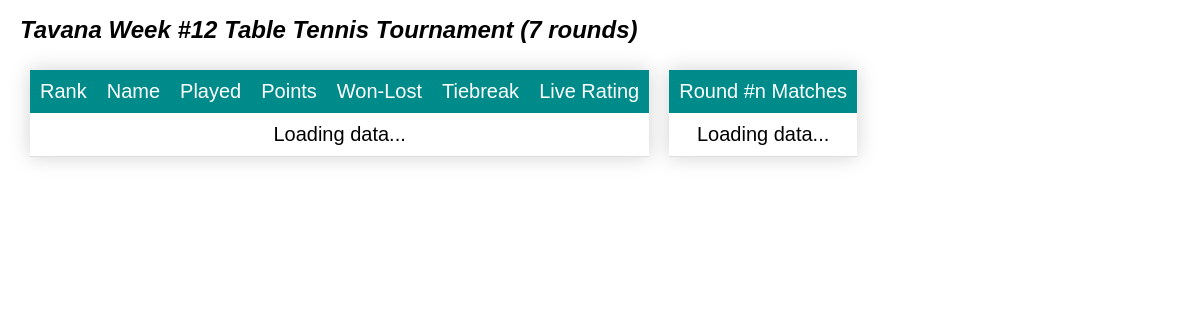
Screenshot of /112/ with the database file from the repository.
### app/models.py (models this page shows, shortened)
class Tournament(models.Model):
    name = models.CharField(max_length=100, null=False, unique=True)
    sport = models.ForeignKey(Sport(), on_delete=models.CASCADE, null=True)
    number_of_rounds = models.IntegerField(null=True)
    class Meta:
        ordering = ['sport', 'name', ]

class Sport(models.Model):
    name = models.CharField(max_length=20, unique=True, null=False)
    def __str__(self):
        return self.name

### app/views.py (the view)
# urls.py: path('<int:tournamentId>/', views.scoreboard, name='scoreboard'),
def scoreboard(request, tournamentId):
    print(tournamentId)
    theTour = models.Tournament.objects.get(id=tournamentId)
    context = {'tournament': theTour}
    return render(request, 'scoreboard.html', context=context)

### app/templates/scoreboard.html (shortened to what this page needs)
{% extends "template.html" %}
{% load static %}
{% block content %}
<h1> {{ tournament.name }} {{ tournament.sport }} Tournament ({{ tournament.number_of_rounds }} rounds) </h1>
<div style="display: flex; flex-wrap: wrap;">
    <div id="div1">
        <table id="tbTable" class="styled-table">
            <thead>
                <tr>
                    <td>Rank</td>
                    <td>Name</td>
                    <td>Played</td>
                    <td>Points</td>
                    <td nowrap>Won-Lost</td>
                    <td>Tiebreak</td>
                    <td nowrap>Live Rating</td>
                </tr>
            </thead>
            <tbody>
                <tr>
                    <td colspan=7> Loading data...</td>
                </tr>
            </tbody>
        </table>
    </div>
    <div id="div2">
        <table id="tbMatches" class="styled-table">
            <thead>
                <tr>
                    <td align=center colspan="3">Round #n Matches</td>
                </tr>
            </thead>
            <tbody>
                <tr>
                    <td colspan=3> Loading data...</td>
                </tr>
            </tbody>
        </table>
    </div>
</div>
{% endblock %}

### app/static/style.css (style rules this page uses)
body { font-family: Calibri, Arial, sans-serif; font-size: 20px; margin: 0px 20px; }
* { font-family: Calibri, Arial, sans-serif; font-size: 20px; }
h1 { font-family: Cambria, Calibri, Arial, sans-serif; font-size: x-large; font-style: italic; }

### app/templates/scoreboard.html (style rules this page uses)
.styled-table { border-collapse: collapse; margin: 10px; box-shadow: 0 0 20px lightgray; }
.styled-table thead tr { background-color: darkcyan; color: white; text-align: left; }
.styled-table tbody tr { border-bottom: 1px solid #dddddd; text-align: center; }
.styled-table th, .styled-table td { padding: 10px; }

### rows the page displays
Tournament: name "Tavana Week #12", sport "Table Tennis", number_of_rounds "7"
